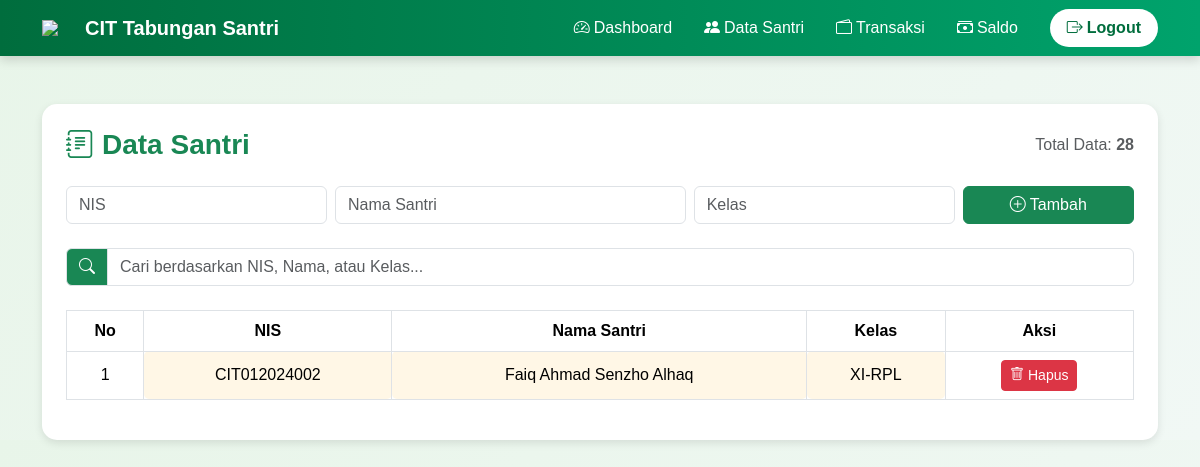
Screenshot of /santri.php?cari=CIT012024002 (signed in) with the database file from the repository.
### tables this page shows
CREATE TABLE `santri` (
  `id` int(11) NOT NULL,
  `nis` varchar(20) NOT NULL,
  `nama` varchar(100) DEFAULT NULL,
  `kelas` varchar(50) DEFAULT NULL
);

### santri.php (the view, shortened to what this page needs)
<?php
include "koneksi.php";
$where = "";
if (!empty($_GET['cari'])) {
    $keyword = mysqli_real_escape_string($koneksi, $_GET['cari']);
    $where = "WHERE nis LIKE '%$keyword%' OR nama LIKE '%$keyword%' OR kelas LIKE '%$keyword%'";
}
?>
<!DOCTYPE html>
<html lang="id">
<head>
  <link rel="stylesheet" href="https://cdn.jsdelivr.net/npm/bootstrap@5.3.3/dist/css/bootstrap.min.css">
  <link rel="stylesheet" href="https://cdn.jsdelivr.net/npm/bootstrap-icons@1.11.3/font/bootstrap-icons.min.css">
</head>
<body>
<nav class="navbar navbar-expand-lg navbar-dark sticky-top">
  <div class="container">
    <a class="navbar-brand d-flex align-items-center fw-bold" href="dashboard.php">
      <img src="https://cdn-icons-png.flaticon.com/512/3135/3135755.png" width="35" class="me-2">
      <span>CIT Tabungan Santri</span>
    </a>
    <div class="collapse navbar-collapse justify-content-end" id="navbarCIT">
      <ul class="navbar-nav align-items-lg-center">
        <li class="nav-item mx-2"><a class="nav-link" href="dashboard.php"><i class="bi bi-speedometer2 me-1"></i>Dashboard</a></li>
        <li class="nav-item mx-2"><a class="nav-link active" href="santri.php"><i class="bi bi-people-fill me-1"></i>Data Santri</a></li>
        <li class="nav-item mx-2"><a class="nav-link" href="transaksi.php"><i class="bi bi-wallet2 me-1"></i>Transaksi</a></li>
        <li class="nav-item mx-2"><a class="nav-link" href="saldo.php"><i class="bi bi-cash-stack me-1"></i>Saldo</a></li>
        <li class="nav-item ms-lg-3 mt-2 mt-lg-0">
          <a href="logout.php" class="btn btn-logout px-3"><i class="bi bi-box-arrow-right me-1"></i>Logout</a>
        </li>
      </ul>
    </div>
  </div>
</nav>
<div class="container mt-5 fade-in">
  <div class="card p-4">
    <div class="d-flex flex-wrap justify-content-between align-items-center mb-3">
      <h3 class="text-success fw-bold mb-2"><i class="bi bi-journal-text me-2"></i>Data Santri</h3>
      <?php
      $total = mysqli_fetch_array(mysqli_query($koneksi, "SELECT COUNT(*) AS total FROM santri"))['total'];
      ?>
      <span class="text-muted mb-2">Total Data: <b><?= $total ?></b></span>
    </div>
    <form method="POST" class="row g-2 mb-4">
      <div class="col-md-3"><input name="nis" class="form-control" placeholder="NIS" required></div>
      <div class="col-md-4"><input name="nama" class="form-control" placeholder="Nama Santri" required></div>
      <div class="col-md-3"><input name="kelas" class="form-control" placeholder="Kelas" required></div>
      <div class="col-md-2"><button class="btn btn-success w-100" name="tambah"><i class="bi bi-plus-circle me-1"></i>Tambah</button></div>
    </form>
    <div class="input-group mb-4">
      <span class="input-group-text bg-success text-white"><i class="bi bi-search"></i></span>
      <input type="text" id="searchInput" class="form-control" placeholder="Cari berdasarkan NIS, Nama, atau Kelas...">
    </div>
    <div id="tableContainer" class="table-responsive">
      <table class="table table-bordered align-middle text-center">
        <thead>
          <tr>
            <th>No</th>
            <th>NIS</th>
            <th>Nama Santri</th>
            <th>Kelas</th>
            <th>Aksi</th>
          </tr>
        </thead>
        <tbody id="santriData">
          <?php
          $no=1;
          $data = mysqli_query($koneksi, "SELECT * FROM santri $where ORDER BY id DESC");
          while($d=mysqli_fetch_array($data)){
            echo "<tr data-id='$d[id]'>
              <td>$no</td>
              <td contenteditable='true' data-field='nis'>$d[nis]</td>
              <td contenteditable='true' data-field='nama'>$d[nama]</td>
              <td contenteditable='true' data-field='kelas'>$d[kelas]</td>
              <td><button class='btn btn-danger btn-sm' onclick='hapusData($d[id])'><i class=\"bi bi-trash\"></i> Hapus</button></td>
            </tr>";
            $no++;
          }
          ?>
        </tbody>
      </table>
    </div>
  </div>
</div>
</body>
</html>

### santri.php (style rules this page uses)
body { background: linear-gradient(135deg, #e8f5e9, #f1f8f5); font-family: 'Poppins', sans-serif; }
.navbar { background: linear-gradient(90deg, #006d3d, #00a36c); box-shadow: 0 4px 10px rgba(0,0,0,0.15); }
.navbar .nav-link { color: #fff !important; font-weight: 500; transition: all 0.3s; }
.btn-logout { background: #fff; color: #006d3d; font-weight: bold; border-radius: 50px; transition: all 0.3s; }
.card { border: none; border-radius: 15px; box-shadow: 0 3px 8px rgba(0,0,0,0.1); transition: 0.3s; }
.table thead { background: linear-gradient(90deg, #198754, #43c27e); color: white; }
td[contenteditable="true"] { background: #fff7e6; border-radius: 5px; }
.fade-in { animation: fadeIn 0.6s ease-in-out; }

### rows the page displays
santri: nis "CIT012024002", nama "Faiq Ahmad Senzho Alhaq", kelas "XI-RPL"

### other values shown
$total "28"
